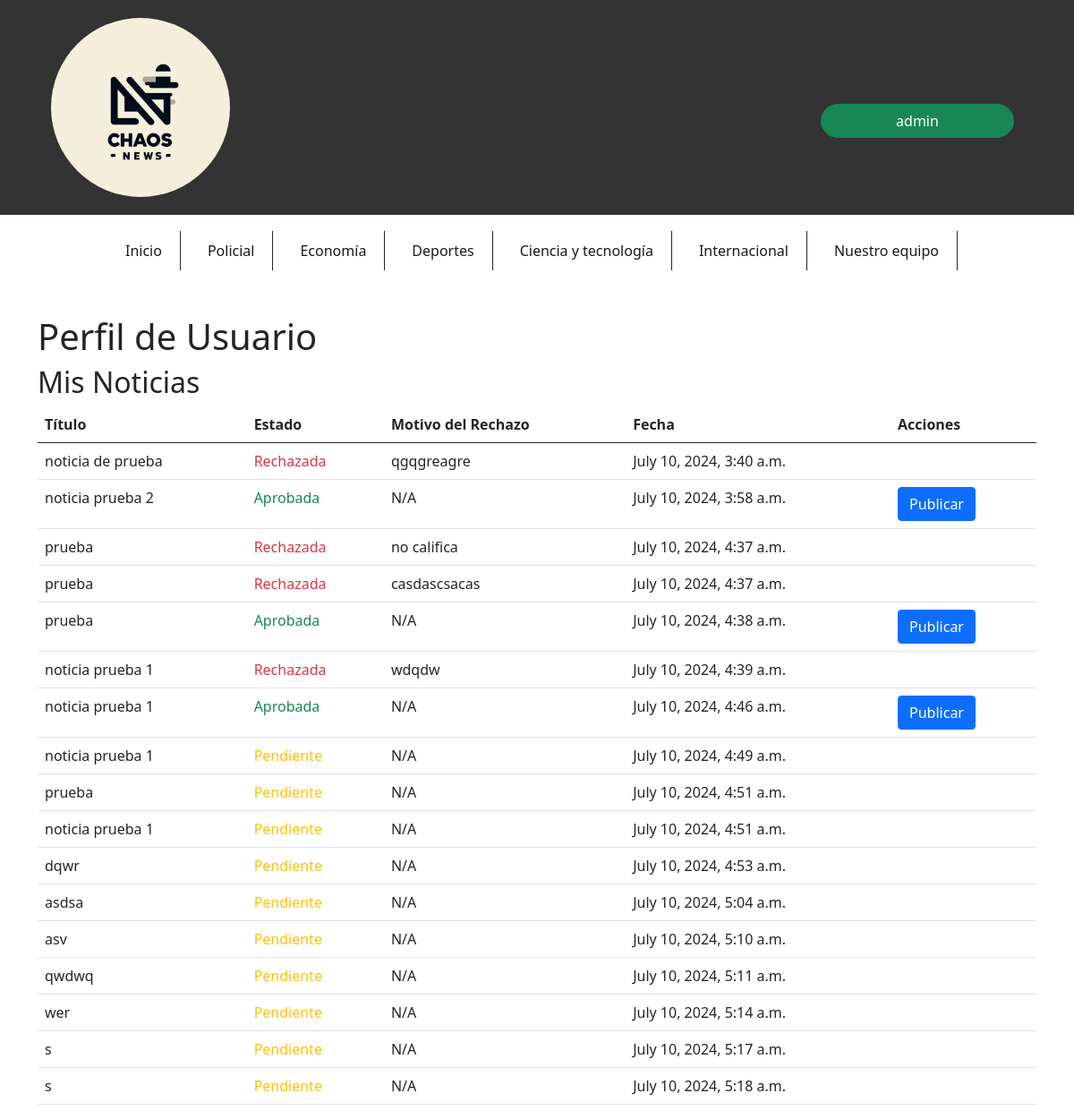
The page /subir_noticias/perfil/ (signed in) on the database as committed earlier.
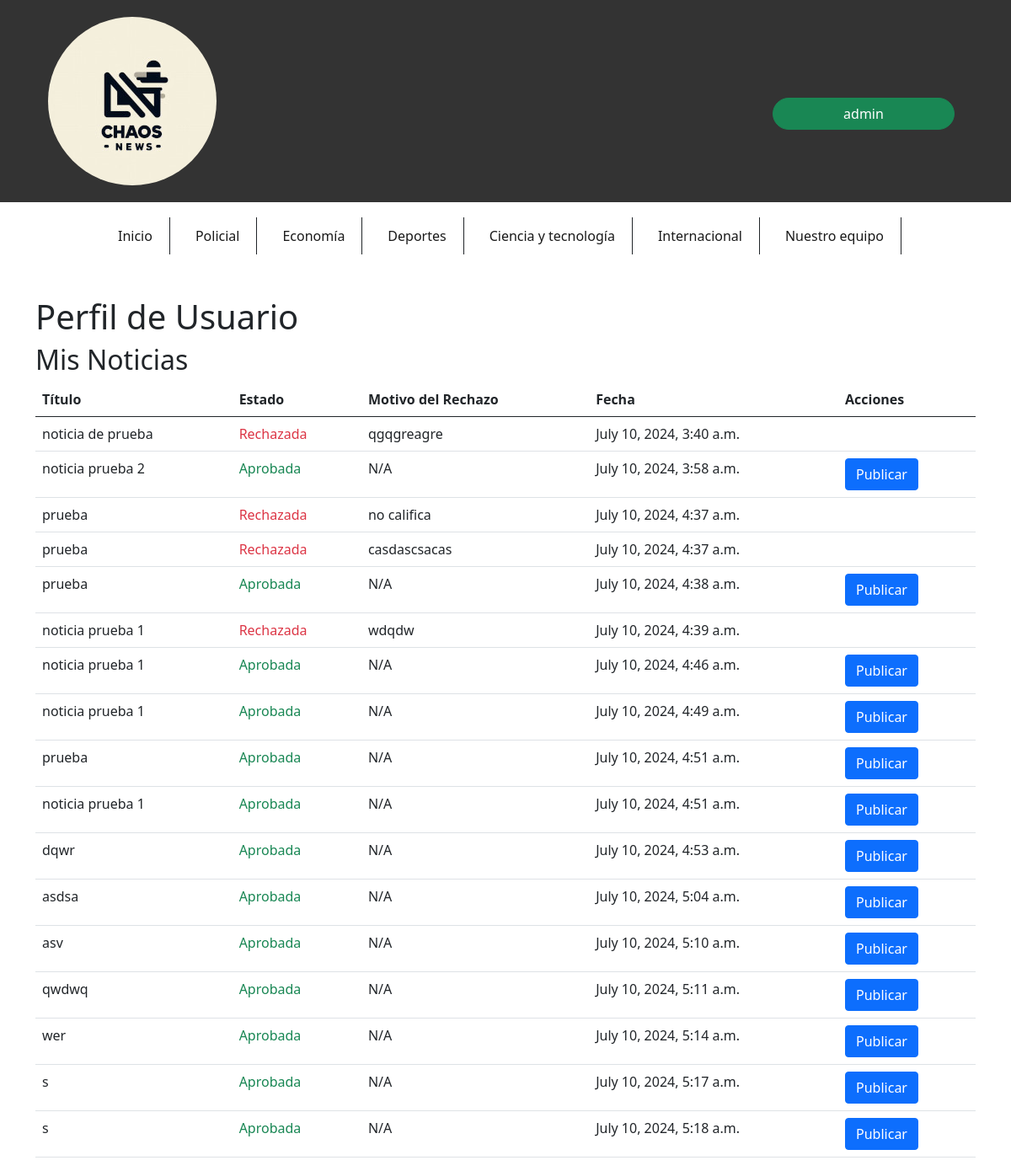
The same page on the database as committed later.
### subir_noticias/models.py (models this page shows, shortened)
class Noticia(models.Model):
    CATEGORIAS = [
        ('----', '---'),
        ('policial', 'Policial'),
        ('economia', 'Economía'),
        ('deportes', 'Deportes'),
        ('ciencia_tecnologia', 'Ciencia y Tecnología'),
        ('internacional', 'Internacional'),
    ]
    titulo = models.CharField(max_length=200)
    contenido = models.TextField()
    ubicacion = models.CharField(max_length=100)
    categoria = models.CharField(max_length=50)
    autor = models.ForeignKey(User, on_delete=models.CASCADE)
    fecha_publicacion = models.DateTimeField(auto_now_add=True)
    aprobada = models.BooleanField(default=False)
    rechazada = models.BooleanField(default=False)
    motivo_rechazo = models.TextField(blank=True, null=True)
    publicada = models.BooleanField(default=False)  # Añadir este campo

### subir_noticias/views.py (the view)
# urls.py: path('perfil/', perfil_usuario, name='perfil_usuario'),
@login_required
def perfil_usuario(request):
    noticias = Noticia.objects.filter(autor=request.user)
    return render(request, 'subir_noticias/perfil_usuario.html', {'noticias': noticias})

### subir_noticias/templates/subir_noticias/perfil_usuario.html (shortened to what this page needs)
{% load static %}
<!DOCTYPE html>
<html lang="en">
<head>
    <link rel="stylesheet" href="{% static 'css/estiloCenter.css' %}">
    <link rel="stylesheet" href="{% static 'css/estiloindex.css' %}">
    <link href="https://cdn.jsdelivr.net/npm/bootstrap@5.0.2/dist/css/bootstrap.min.css" rel="stylesheet">
</head>
<body>
    <header class="container-fluid">
        <article class="row align-items-center">
            <section id="logo" class="col-9 col-sm text-center text-lg-start">
                <a href="{% url 'index' %}">
                    <img src="{% static 'img/Logo.jpg' %}" alt="Logo" id="imgLogo" class="img-fluid">
                </a>
            </section>
            <section id="log_in" class="col-3 col-sm mt-auto">
                <div id="divUsuario">
                    <button type="button" id="boton" class="btn btn-success rounded-pill">
                        {{ user }}
                    </button>
                </div>
            </section>
        </article>
    </header>
    <nav class="navbar navbar-expand-lg navbar-light" style="background-color: #ffffff;">
        <div class="container-md">
            <div class="collapse navbar-collapse" id="navbarCollapse">
                <ul id="nav" class="navbar-nav mb-2 mn-lg-0 mx-auto">
                    <li class="border-end border-dark nav-item navbar-text">
                        <a href="{% url 'index' %}" class="text-decoration-none">Inicio</a>
                    </li>
                    <li class="border-end border-dark nav-item navbar-text"><a href="#" class="text-decoration-none">Policial</a></li>
                    <li class="border-end border-dark nav-item navbar-text"><a href="#" class="text-decoration-none">Economía</a></li>
                    <li class="border-end border-dark nav-item navbar-text"><a href="#" class="text-decoration-none">Deportes</a></li>
                    <li class="border-end border-dark nav-item navbar-text"><a href="{% url 'noticias_ciencia_tecnologia' %}" class="text-decoration-none">Ciencia y tecnología</a></li>
                    <li class="border-end border-dark nav-item navbar-text"><a href="{% url 'noticias_internacionales' %}" class="text-decoration-none">Internacional</a></li>
                    <li class="border-end border-dark nav-item navbar-text"><a href="{% url 'periodistas' %}" class="text-decoration-none">Nuestro equipo</a></li>
                </ul>
            </div>
        </div>
    </nav>
    <main class="container mt-4">
        <h1>Perfil de Usuario</h1>
        <h2>Mis Noticias</h2>
        <table class="table">
            <thead>
                <tr>
                    <th>Título</th>
                    <th>Estado</th>
                    <th>Motivo del Rechazo</th>
                    <th>Fecha</th>
                    <th>Acciones</th>
                </tr>
            </thead>
            <tbody>
                {% for noticia in noticias %}
                <tr>
                    <td>{{ noticia.titulo }}</td>
                    <td>
                        {% if noticia.aprobada %}
                            <span class="text-success">Aprobada</span>
                        {% elif noticia.rechazada %}
                            <span class="text-danger">Rechazada</span>
                        {% else %}
                            <span class="text-warning">Pendiente</span>
                        {% endif %}
                    </td>
                    <td>{% if noticia.rechazada %}{{ noticia.motivo_rechazo }}{% else %}N/A{% endif %}</td>
                    <td>{{ noticia.fecha_publicacion }}</td>
                    <td>
                        {% if noticia.aprobada %}
                            <a href="{% url 'ver_noticia_publicada' noticia.id %}" class="btn btn-primary">Publicar</a>
                        {% endif %}
                    </td>
                </tr>
                {% endfor %}
            </tbody>
        </table>
    </main>
</body>
</html>

Rows that differ between the two databases and show on the page:
changed Noticia "July 10, 2024, 4:49 a.m.": aprobada "Pendiente" → "Aprobada Publicar"
changed Noticia (number 9 of 17 on the later page): aprobada "Pendiente" → "Aprobada Publicar"
changed Noticia (number 10 of 17 on the later page): aprobada "Pendiente" → "Aprobada Publicar"
changed Noticia "dqwr": aprobada "Pendiente" → "Aprobada Publicar"
changed Noticia "asdsa": aprobada "Pendiente" → "Aprobada Publicar"
changed Noticia "asv": aprobada "Pendiente" → "Aprobada Publicar"
changed Noticia "qwdwq": aprobada "Pendiente" → "Aprobada Publicar"
changed Noticia "wer": aprobada "Pendiente" → "Aprobada Publicar"
changed Noticia "July 10, 2024, 5:17 a.m.": aprobada "Pendiente" → "Aprobada Publicar"
changed Noticia "July 10, 2024, 5:18 a.m.": aprobada "Pendiente" → "Aprobada Publicar"
